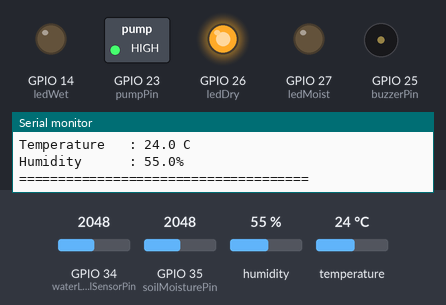
Recording of a sketch running on a simulated ESP32. On the bench: switched loads named in the sketch (green lamp = pin HIGH), output pins drawn as LEDs (lit = HIGH), buzzer (waves = sounding, pin HIGH), the last lines printed to the serial monitor. The inputs (shaded band) are chosen by the test bench; at power-on: GPIO 35 (soilMoisturePin) = 2048, GPIO 34 (waterLevelSensorPin) = 2048, humidity 55 %, temperature 24 °C. WiFi joins after 1.5 s; servers stay silent unless stated; uploads are accepted with an empty reply.

Above: at 3.75 s.
4.0 s: GPIO 35 (soilMoisturePin) set to 1640
7.5 s: GPIO 35 (soilMoisturePin) set to 1556
At 8.8 s:
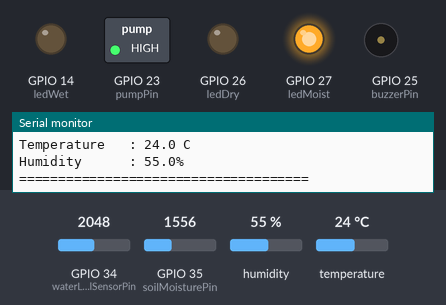
9.6 s: GPIO 35 (soilMoisturePin) set to 1081
11.1 s: GPIO 35 (soilMoisturePin) set to 1000
At 11.9 s:
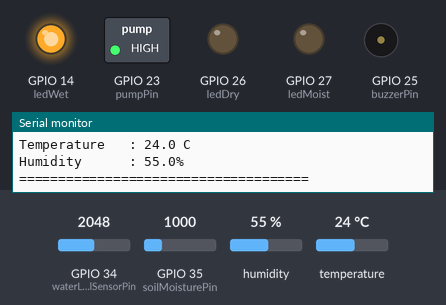
14.1 s: GPIO 35 (soilMoisturePin) set to 1228
At 15.4 s:
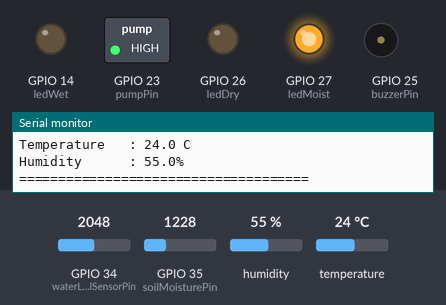
Timing chart, 0 to 16.6 s (numbered marks = the images above; inputs shaded):
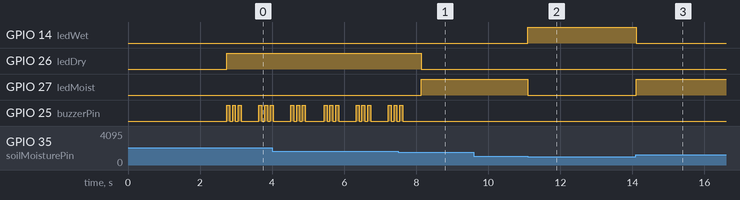

The sketch:

plant_monitoring_system_dynamic.ino
```cpp
// PLANT MONITORING SYSTEM - WITH DYNAMIC WiFi SETTINGS
// ESP32 fetches WiFi & server settings from database API on startup

#include <WiFi.h>
#include <Wire.h>
#include <DHT.h>
#include <HTTPClient.h>
#include <ArduinoJson.h>

// Placeholder values (will be replaced by API settings)
const char* CONFIG_URL = "http://192.168.0.33/plant_monitoring/api_settings.php?format=json";

// Variables that will be populated from API
char ssid[64] = "";
char password[64] = "";
String HOST_NAME = "";
String PATH_NAME = "";
unsigned long dbInterval = 30000;

// Components
const int waterLevelSensorPin = 34;
const int soilMoisturePin     = 35;
const int buzzerPin           = 25;
const int ledDry              = 26;
const int ledMoist            = 27;
const int ledWet              = 14;

// Mini Water Pump
const int pumpPin  = 23;
bool      pumpState = false;

#define DHTPIN  4
#define DHTTYPE DHT11
DHT dht(DHTPIN, DHTTYPE);

unsigned long lastDHTReadTime = 0;
const unsigned long dhtInterval = 2000;

float temperature = 0.0;
float humidity    = 0.0;

// Soil Moisture Calibration
int dryValue = 1900;
int wetValue = 700;

unsigned long lastDBInsertTime = 0;

WiFiServer server(80);

// ---------------------------------------------------------------
// FETCH SETTINGS FROM DATABASE API
// ---------------------------------------------------------------
bool fetchSettingsFromAPI() {
  Serial.println("Attempting to fetch settings from API...");

  HTTPClient http;
  http.begin(CONFIG_URL);
  int code = http.GET();

  if (code != HTTP_CODE_OK) {
    Serial.printf("Failed to fetch settings. HTTP %d\n", code);
    http.end();
    return false;
  }

  String payload = http.getString();
  http.end();

  // Parse JSON
  StaticJsonDocument<512> doc;
  DeserializationError error = deserializeJson(doc, payload);

  if (error) {
    Serial.print("JSON parsing failed: ");
    Serial.println(error.c_str());
    return false;
  }

  // Extract settings
  if (doc.containsKey("wifi_ssid")) {
    strlcpy(ssid, doc["wifi_ssid"] | "ssid", sizeof(ssid));
  }
  if (doc.containsKey("wifi_password")) {
    strlcpy(password, doc["wifi_password"] | "password", sizeof(password));
  }
  if (doc.containsKey("server_url")) {
    HOST_NAME = doc["server_url"].as<String>();
  }
  if (doc.containsKey("api_path")) {
    PATH_NAME = doc["api_path"].as<String>();
  }
  if (doc.containsKey("db_interval")) {
    dbInterval = doc["db_interval"].as<unsigned long>();
  }

  Serial.println("Settings fetched successfully!");
  Serial.print("SSID: "); Serial.println(ssid);
  Serial.print("Server: "); Serial.println(HOST_NAME);
  Serial.print("Path: "); Serial.println(PATH_NAME);
  Serial.print("Interval: "); Serial.println(dbInterval);

  return true;
}

// ---------------------------------------------------------------
void setup() {
  Serial.begin(115200);
  delay(1000);

  pinMode(waterLevelSensorPin, INPUT);
  pinMode(soilMoisturePin,     INPUT);
  pinMode(buzzerPin,           OUTPUT);
  pinMode(ledDry,              OUTPUT);
  pinMode(ledMoist,            OUTPUT);
  pinMode(ledWet,              OUTPUT);

  dht.begin();

  pinMode(pumpPin, OUTPUT);
  digitalWrite(pumpPin, HIGH);

  Serial.println("\n\nPlant Monitoring System Starting...");
  Serial.println("Connecting to temporary WiFi to fetch settings...");

  // First, connect to a temporary WiFi to fetch settings from API
  // You can hardcode a temporary network here for configuration
  // Or use WiFi Manager library for easier setup

  WiFi.mode(WIFI_STA);
  WiFi.begin("ssid", "password"); // Temporary fallback

  int attempts = 0;
  while (WiFi.status() != WL_CONNECTED && attempts < 20) {
    delay(500);
    Serial.print(".");
    attempts++;
  }

  if (WiFi.status() == WL_CONNECTED) {
    Serial.println("\nTemporary WiFi connected. Fetching settings...");

    if (fetchSettingsFromAPI()) {
      WiFi.disconnect();
      delay(1000);

      // Now connect with real settings from database
      Serial.println("Connecting to configured WiFi...");
      WiFi.begin(ssid, password);

      int attempts = 0;
      while (WiFi.status() != WL_CONNECTED && attempts < 20) {
        delay(500);
        Serial.print(".");
        attempts++;
      }

      if (WiFi.status() == WL_CONNECTED) {
        Serial.println("\nWiFi Connected!");
        Serial.print("IP: ");
        Serial.println(WiFi.localIP().toString());
      } else {
        Serial.println("\nFailed to connect with configured WiFi. Using temporary settings.");
      }
    } else {
      Serial.println("Failed to fetch settings. Using default values.");
      // Use defaults or try again later
    }
  } else {
    Serial.println("\nFailed to connect to temporary WiFi. Using default settings.");
  }

  server.begin();
  Serial.println("Web server started on port 80");
}

// ---------------------------------------------------------------
void sendToDatabase(int soilPercent, float temp, float hum) {
  if (WiFi.status() != WL_CONNECTED) {
    Serial.println("WiFi not connected. Skipping database insert.");
    return;
  }

  HTTPClient http;
  String url = HOST_NAME + PATH_NAME
             + "?soil_moisture=" + String(soilPercent)
             + "&temperature="   + String(temp, 1)
             + "&humidity="      + String(hum, 1);

  http.begin(url);
  int code = http.GET();
  if (code == HTTP_CODE_OK) {
    Serial.println("DB OK: " + http.getString());
  } else {
    Serial.printf("DB failed. HTTP %d\n", code);
  }
  http.end();
}

// ---------------------------------------------------------------
void loop() {
  int sensorValue = analogRead(waterLevelSensorPin);
  int soilValue   = analogRead(soilMoisturePin);

  unsigned long now = millis();

  // Soil %
  int soilPercent = constrain(map(soilValue, dryValue, wetValue, 0, 100), 0, 100);

  // DB insert every dbInterval
  if (now - lastDBInsertTime >= dbInterval) {
    lastDBInsertTime = now;
    sendToDatabase(soilPercent, temperature, humidity);
  }

  // ---- THRESHOLD ------------------------------------------------

  // Soil moisture threshold and description
  String soilStatus, systemAction;
  if      (soilPercent < 25)  { soilStatus = "DRY";   systemAction = "The soil is dry. Watering is recommended."; }
  else if (soilPercent <= 70) { soilStatus = "MOIST"; systemAction = "Soil has adequate moisture for healthy plant growth."; }
  else                        { soilStatus = "WET";   systemAction = "Too much water. Stop watering!"; }

  // Temperature threshold and description
  String tempStatus, tempDesc;
  if      (temperature > 35)                            { tempStatus = "Extreme Heat";     tempDesc = "High evaporation rate; severe wilting and heat stress risk"; }
  else if (temperature >= 28 && temperature <= 35)      { tempStatus = "Warm";             tempDesc = "Plants consume water faster; monitor soil moisture closely"; }
  else if (temperature >= 18 && temperature <= 27)      { tempStatus = "Optimal";          tempDesc = "Ideal growth range for most tropical and indoor plants"; }
  else                                                  { tempStatus = "Cold Environment"; tempDesc = "Plant metabolism slows; growth becomes slower"; }

  // Humidity threshold and description
  String humidityStatus, humidityDesc, humidityPrefix;
  if      (humidity > 80)                         { humidityPrefix = "STATUS"; humidityStatus = "Excessively Humid"; humidityDesc = "High risk of leaf mold, fungus, and stagnant air"; }
  else if (humidity >= 50 && humidity <= 80)      { humidityPrefix = "STATUS"; humidityStatus = "Optimal Humidity";  humidityDesc = "Perfect transpiration zone for healthy leaf respiration"; }
  else if (humidity >= 30 && humidity <= 49)      { humidityPrefix = "STATUS"; humidityStatus = "Dry Air";           humidityDesc = "Harmless for short periods, but watch for crisp leaf edges"; }
  else                                            { humidityPrefix = "ALERT";  humidityStatus = "Extremely Dry";     humidityDesc = "Air is too dry; plant will lose moisture rapidly"; }

  // Update DHT readings
  if (now - lastDHTReadTime >= dhtInterval) {
    lastDHTReadTime = now;
    float t = dht.readTemperature();
    float h = dht.readHumidity();
    if (!isnan(t) && !isnan(h)) { temperature = t; humidity = h; }

    Serial.println("========== SENSOR READINGS ==========");
    Serial.print("Soil Moisture : "); Serial.print(soilPercent); Serial.print("% ("); Serial.print(soilStatus); Serial.println(")");
    Serial.print("Temperature   : "); Serial.print(temperature, 1); Serial.println(" C");
    Serial.print("Humidity      : "); Serial.print(humidity, 1); Serial.println("%");
    Serial.println("=====================================");
  }

  // ---- LEDs (Status Indicators) ----
  digitalWrite(ledDry,   soilStatus == "DRY"   ? HIGH : LOW);
  digitalWrite(ledMoist, soilStatus == "MOIST" ? HIGH : LOW);
  digitalWrite(ledWet,   soilStatus == "WET"   ? HIGH : LOW);

  // ---- Buzzer (Alert when soil is dry) ----
  if (soilStatus == "DRY") {
    for (int i = 0; i < 3; i++) {
      digitalWrite(buzzerPin, HIGH); delay(80);
      digitalWrite(buzzerPin, LOW);  delay(80);
    }
    delay(400);
  } else {
    digitalWrite(buzzerPin, LOW);
  }

  // ---- Web Server (Pump Control Only) ----
  WiFiClient client = server.available();
  if (!client) { delay(10); return; }

  String request = client.readStringUntil('\r');
  client.flush();

  // Pump control - can be called from web interface
  if      (request.indexOf("GET /pump_on")  != -1) { if (soilStatus == "DRY") pumpState = true; }
  else if (request.indexOf("GET /pump_off") != -1) { pumpState = false; }
  digitalWrite(pumpPin, pumpState ? LOW : HIGH);

  // Respond to pump requests
  if (request.indexOf("GET /pump_") != -1) {
    client.println("HTTP/1.1 200 OK\r\nContent-Type: text/plain\r\n");
    Serial.println(pumpState ? "PUMPING WATER..." : "PUMP OFF");
    client.stop();
    return;
  }

  // Respond with JSON status (optional - for API calls)
  if (request.indexOf("GET /status") != -1) {
    String json = "{\"soil\":" + String(soilPercent) + ",\"temp\":" + String(temperature, 1) + ",\"humidity\":" + String(humidity, 1) + "}";
    client.println("HTTP/1.1 200 OK\r\nContent-Type: application/json\r\n");
    client.print(json);
    client.stop();
    return;
  }

  // Default response
  client.println("HTTP/1.1 200 OK\r\nContent-Type: text/plain\r\n");
  client.println("Plant Monitor Active - Visit http://192.168.0.33/plant_monitoring/live_dashboard.php for dashboard");
  client.stop();
  delay(10);
}
```

Measured:
- the behaviour switches between 1601 and 1600 on GPIO 35 (soilMoisturePin) (found by bisection; images 0 and 1)
- the behaviour switches between 1049 and 1048 on GPIO 35 (soilMoisturePin) (found by bisection; images 1 and 2)
- after the input at 7.5 s, GPIO 26 (ledDry): HIGH → LOW after 0.65 s; GPIO 27 (ledMoist): LOW → HIGH after 0.65 s; GPIO 25 (buzzerPin): goes on until 7.6 s, then stays LOW
- after the input at 11.1 s, GPIO 14 (ledWet): LOW → HIGH at once; GPIO 27 (ledMoist): HIGH → LOW at once
- after the input at 14.1 s, GPIO 14 (ledWet): HIGH → LOW at once; GPIO 27 (ledMoist): LOW → HIGH at once
- by itself, GPIO 25 (buzzerPin): repeats every 0.92 s: 2 × (HIGH 0.08 s, LOW 0.08 s), HIGH 0.08 s, LOW 0.52 s
